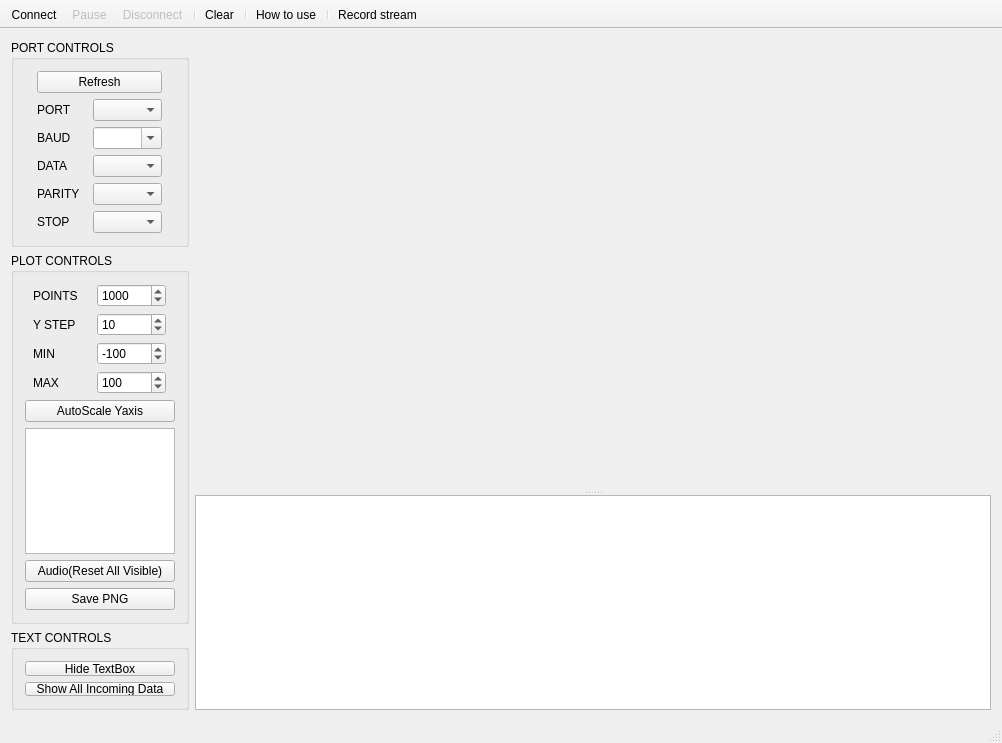
<?xml version="1.0" encoding="UTF-8"?>
<ui version="4.0">
 <class>MainWindow</class>
 <widget class="QMainWindow" name="MainWindow">
  <property name="geometry">
   <rect>
    <x>0</x>
    <y>0</y>
    <width>1002</width>
    <height>743</height>
   </rect>
  </property>
  <property name="minimumSize">
   <size>
    <width>840</width>
    <height>620</height>
   </size>
  </property>
  <property name="windowTitle">
   <string>MainWindow</string>
  </property>
  <widget class="QWidget" name="centralWidget">
   <layout class="QGridLayout" name="gridLayout_3">
    <item row="0" column="0">
     <layout class="QVBoxLayout" name="controlsLayout">
      <item>
       <widget class="QGroupBox" name="PortControlsBox">
        <property name="title">
         <string>PORT CONTROLS</string>
        </property>
        <property name="flat">
         <bool>false</bool>
        </property>
        <property name="checkable">
         <bool>false</bool>
        </property>
        <layout class="QGridLayout" name="gridLayout">
         <item row="0" column="0">
          <layout class="QVBoxLayout" name="verticalLayout_3">
           <item>
            <widget class="QPushButton" name="pushButton">
             <property name="text">
              <string>Refresh</string>
             </property>
            </widget>
           </item>
           <item>
            <layout class="QHBoxLayout" name="horizontalLayout">
             <item>
              <widget class="QLabel" name="labelPort">
               <property name="maximumSize">
                <size>
                 <width>50</width>
                 <height>16777215</height>
                </size>
               </property>
               <property name="text">
                <string>PORT</string>
               </property>
              </widget>
             </item>
             <item>
              <widget class="QComboBox" name="comboPort">
               <property name="sizePolicy">
                <sizepolicy hsizetype="Fixed" vsizetype="Fixed">
                 <horstretch>0</horstretch>
                 <verstretch>0</verstretch>
                </sizepolicy>
               </property>
               <property name="minimumSize">
                <size>
                 <width>69</width>
                 <height>0</height>
                </size>
               </property>
               <property name="maximumSize">
                <size>
                 <width>69</width>
                 <height>16777215</height>
                </size>
               </property>
              </widget>
             </item>
            </layout>
           </item>
           <item>
            <layout class="QHBoxLayout" name="horizontalLayout_2">
             <item>
              <widget class="QLabel" name="labelBaud">
               <property name="maximumSize">
                <size>
                 <width>50</width>
                 <height>16777215</height>
                </size>
               </property>
               <property name="text">
                <string>BAUD</string>
               </property>
              </widget>
             </item>
             <item>
              <widget class="QComboBox" name="comboBaud">
               <property name="sizePolicy">
                <sizepolicy hsizetype="Fixed" vsizetype="Fixed">
                 <horstretch>0</horstretch>
                 <verstretch>0</verstretch>
                </sizepolicy>
               </property>
               <property name="minimumSize">
                <size>
                 <width>69</width>
                 <height>0</height>
                </size>
               </property>
               <property name="maximumSize">
                <size>
                 <width>69</width>
                 <height>16777215</height>
                </size>
               </property>
               <property name="editable">
                <bool>true</bool>
               </property>
              </widget>
             </item>
            </layout>
           </item>
           <item>
            <layout class="QHBoxLayout" name="horizontalLayout_3">
             <item>
              <widget class="QLabel" name="labelData">
               <property name="maximumSize">
                <size>
                 <width>50</width>
                 <height>16777215</height>
                </size>
               </property>
               <property name="text">
                <string>DATA</string>
               </property>
              </widget>
             </item>
             <item>
              <widget class="QComboBox" name="comboData">
               <property name="sizePolicy">
                <sizepolicy hsizetype="Fixed" vsizetype="Fixed">
                 <horstretch>0</horstretch>
                 <verstretch>0</verstretch>
                </sizepolicy>
               </property>
               <property name="minimumSize">
                <size>
                 <width>69</width>
                 <height>0</height>
                </size>
               </property>
               <property name="maximumSize">
                <size>
                 <width>69</width>
                 <height>16777215</height>
                </size>
               </property>
              </widget>
             </item>
            </layout>
           </item>
           <item>
            <layout class="QHBoxLayout" name="horizontalLayout_4">
             <item>
              <widget class="QLabel" name="labelParity">
               <property name="maximumSize">
                <size>
                 <width>50</width>
                 <height>16777215</height>
                </size>
               </property>
               <property name="text">
                <string>PARITY</string>
               </property>
              </widget>
             </item>
             <item>
              <widget class="QComboBox" name="comboParity">
               <property name="sizePolicy">
                <sizepolicy hsizetype="Fixed" vsizetype="Fixed">
                 <horstretch>0</horstretch>
                 <verstretch>0</verstretch>
                </sizepolicy>
               </property>
               <property name="minimumSize">
                <size>
                 <width>69</width>
                 <height>0</height>
                </size>
               </property>
               <property name="maximumSize">
                <size>
                 <width>69</width>
                 <height>16777215</height>
                </size>
               </property>
              </widget>
             </item>
            </layout>
           </item>
           <item>
            <layout class="QHBoxLayout" name="horizontalLayout_5">
             <item>
              <widget class="QLabel" name="labelStop">
               <property name="maximumSize">
                <size>
                 <width>50</width>
                 <height>16777215</height>
                </size>
               </property>
               <property name="text">
                <string>STOP</string>
               </property>
              </widget>
             </item>
             <item>
              <widget class="QComboBox" name="comboStop">
               <property name="sizePolicy">
                <sizepolicy hsizetype="Fixed" vsizetype="Fixed">
                 <horstretch>0</horstretch>
                 <verstretch>0</verstretch>
                </sizepolicy>
               </property>
               <property name="minimumSize">
                <size>
                 <width>69</width>
                 <height>0</height>
                </size>
               </property>
               <property name="maximumSize">
                <size>
                 <width>69</width>
                 <height>16777215</height>
                </size>
               </property>
              </widget>
             </item>
            </layout>
           </item>
          </layout>
         </item>
        </layout>
       </widget>
      </item>
      <item>
       <widget class="QGroupBox" name="PlotControlsBox">
        <property name="title">
         <string>PLOT CONTROLS</string>
        </property>
        <layout class="QGridLayout" name="gridLayout_2">
         <item row="0" column="0">
          <layout class="QVBoxLayout" name="plotControlsLayout">
           <item>
            <layout class="QHBoxLayout" name="horizontalLayout_10">
             <item>
              <widget class="QLabel" name="pointsLabel">
               <property name="minimumSize">
                <size>
                 <width>50</width>
                 <height>0</height>
                </size>
               </property>
               <property name="maximumSize">
                <size>
                 <width>50</width>
                 <height>16777215</height>
                </size>
               </property>
               <property name="text">
                <string>POINTS</string>
               </property>
              </widget>
             </item>
             <item>
              <widget class="QSpinBox" name="spinPoints">
               <property name="minimumSize">
                <size>
                 <width>69</width>
                 <height>0</height>
                </size>
               </property>
               <property name="maximumSize">
                <size>
                 <width>69</width>
                 <height>16777215</height>
                </size>
               </property>
               <property name="minimum">
                <number>0</number>
               </property>
               <property name="maximum">
                <number>999999999</number>
               </property>
               <property name="singleStep">
                <number>10</number>
               </property>
               <property name="value">
                <number>1000</number>
               </property>
              </widget>
             </item>
            </layout>
           </item>
           <item>
            <layout class="QHBoxLayout" name="horizontalLayout_9">
             <item>
              <widget class="QLabel" name="labelYStep">
               <property name="minimumSize">
                <size>
                 <width>50</width>
                 <height>0</height>
                </size>
               </property>
               <property name="maximumSize">
                <size>
                 <width>50</width>
                 <height>16777215</height>
                </size>
               </property>
               <property name="text">
                <string>Y STEP</string>
               </property>
              </widget>
             </item>
             <item>
              <widget class="QSpinBox" name="spinYStep">
               <property name="minimumSize">
                <size>
                 <width>69</width>
                 <height>0</height>
                </size>
               </property>
               <property name="maximumSize">
                <size>
                 <width>69</width>
                 <height>16777215</height>
                </size>
               </property>
               <property name="minimum">
                <number>1</number>
               </property>
               <property name="maximum">
                <number>10000</number>
               </property>
               <property name="singleStep">
                <number>1</number>
               </property>
               <property name="value">
                <number>10</number>
               </property>
              </widget>
             </item>
            </layout>
           </item>
           <item>
            <layout class="QHBoxLayout" name="horizontalLayout_7">
             <item>
              <widget class="QLabel" name="label">
               <property name="minimumSize">
                <size>
                 <width>50</width>
                 <height>0</height>
                </size>
               </property>
               <property name="maximumSize">
                <size>
                 <width>50</width>
                 <height>16777215</height>
                </size>
               </property>
               <property name="text">
                <string>MIN</string>
               </property>
              </widget>
             </item>
             <item>
              <widget class="QSpinBox" name="spinAxesMin">
               <property name="minimumSize">
                <size>
                 <width>69</width>
                 <height>0</height>
                </size>
               </property>
               <property name="maximumSize">
                <size>
                 <width>69</width>
                 <height>16777215</height>
                </size>
               </property>
               <property name="minimum">
                <number>-65536</number>
               </property>
               <property name="maximum">
                <number>65536</number>
               </property>
               <property name="singleStep">
                <number>10</number>
               </property>
               <property name="value">
                <number>-100</number>
               </property>
              </widget>
             </item>
            </layout>
           </item>
           <item>
            <layout class="QHBoxLayout" name="horizontalLayout_8">
             <item>
              <widget class="QLabel" name="label_2">
               <property name="minimumSize">
                <size>
                 <width>50</width>
                 <height>0</height>
                </size>
               </property>
               <property name="maximumSize">
                <size>
                 <width>50</width>
                 <height>16777215</height>
                </size>
               </property>
               <property name="text">
                <string>MAX</string>
               </property>
              </widget>
             </item>
             <item>
              <widget class="QSpinBox" name="spinAxesMax">
               <property name="minimumSize">
                <size>
                 <width>69</width>
                 <height>0</height>
                </size>
               </property>
               <property name="maximumSize">
                <size>
                 <width>69</width>
                 <height>16777215</height>
                </size>
               </property>
               <property name="minimum">
                <number>-65536</number>
               </property>
               <property name="maximum">
                <number>65536</number>
               </property>
               <property name="singleStep">
                <number>10</number>
               </property>
               <property name="value">
                <number>100</number>
               </property>
              </widget>
             </item>
            </layout>
           </item>
           <item>
            <widget class="QPushButton" name="pushButton_AutoScale">
             <property name="sizeIncrement">
              <size>
               <width>0</width>
               <height>8</height>
              </size>
             </property>
             <property name="text">
              <string>AutoScale Yaxis</string>
             </property>
            </widget>
           </item>
           <item>
            <widget class="QListWidget" name="listWidget_Channels">
             <property name="sizePolicy">
              <sizepolicy hsizetype="Minimum" vsizetype="MinimumExpanding">
               <horstretch>0</horstretch>
               <verstretch>0</verstretch>
              </sizepolicy>
             </property>
             <property name="minimumSize">
              <size>
               <width>0</width>
               <height>0</height>
              </size>
             </property>
             <property name="maximumSize">
              <size>
               <width>150</width>
               <height>16777215</height>
              </size>
             </property>
             <property name="layoutDirection">
              <enum>Qt::LeftToRight</enum>
             </property>
             <property name="autoScroll">
              <bool>false</bool>
             </property>
             <property name="editTriggers">
              <set>QAbstractItemView::NoEditTriggers</set>
             </property>
             <property name="alternatingRowColors">
              <bool>true</bool>
             </property>
             <property name="selectionBehavior">
              <enum>QAbstractItemView::SelectItems</enum>
             </property>
             <property name="textElideMode">
              <enum>Qt::ElideMiddle</enum>
             </property>
             <property name="resizeMode">
              <enum>QListView::Adjust</enum>
             </property>
             <property name="modelColumn">
              <number>0</number>
             </property>
             <property name="selectionRectVisible">
              <bool>true</bool>
             </property>
            </widget>
           </item>
           <item>
            <widget class="QPushButton" name="pushButton_ResetVisible">
             <property name="text">
              <string>Audio(Reset All Visible)</string>
             </property>
            </widget>
           </item>
           <item>
            <widget class="QPushButton" name="savePNGButton">
             <property name="text">
              <string>Save PNG</string>
             </property>
            </widget>
           </item>
          </layout>
         </item>
        </layout>
       </widget>
      </item>
      <item>
       <spacer name="verticalSpacer">
        <property name="orientation">
         <enum>Qt::Vertical</enum>
        </property>
        <property name="sizeHint" stdset="0">
         <size>
          <width>20</width>
          <height>40</height>
         </size>
        </property>
       </spacer>
      </item>
      <item>
       <widget class="QGroupBox" name="gridGroupBox">
        <property name="minimumSize">
         <size>
          <width>0</width>
          <height>80</height>
         </size>
        </property>
        <property name="title">
         <string>TEXT CONTROLS</string>
        </property>
        <layout class="QGridLayout" name="TextControlsBox">
         <item row="0" column="0">
          <layout class="QVBoxLayout" name="verticalLayout">
           <item>
            <widget class="QPushButton" name="pushButton_TextEditHide">
             <property name="text">
              <string>Hide TextBox</string>
             </property>
             <property name="checkable">
              <bool>true</bool>
             </property>
             <property name="checked">
              <bool>false</bool>
             </property>
            </widget>
           </item>
           <item>
            <widget class="QPushButton" name="pushButton_ShowallData">
             <property name="text">
              <string>Show All Incoming Data</string>
             </property>
             <property name="checkable">
              <bool>true</bool>
             </property>
            </widget>
           </item>
          </layout>
         </item>
        </layout>
       </widget>
      </item>
     </layout>
    </item>
    <item row="0" column="1">
     <layout class="QGridLayout" name="gridLayout_4">
      <item row="1" column="0">
       <widget class="QSplitter" name="splitter">
        <property name="sizePolicy">
         <sizepolicy hsizetype="Expanding" vsizetype="MinimumExpanding">
          <horstretch>0</horstretch>
          <verstretch>0</verstretch>
         </sizepolicy>
        </property>
        <property name="font">
         <font>
          <family>Consolas</family>
         </font>
        </property>
        <property name="frameShape">
         <enum>QFrame::NoFrame</enum>
        </property>
        <property name="orientation">
         <enum>Qt::Vertical</enum>
        </property>
        <property name="opaqueResize">
         <bool>true</bool>
        </property>
        <property name="handleWidth">
         <number>5</number>
        </property>
        <property name="childrenCollapsible">
         <bool>false</bool>
        </property>
        <widget class="QCustomPlot" name="plot" native="true">
         <property name="sizePolicy">
          <sizepolicy hsizetype="Preferred" vsizetype="Expanding">
           <horstretch>0</horstretch>
           <verstretch>0</verstretch>
          </sizepolicy>
         </property>
         <property name="minimumSize">
          <size>
           <width>0</width>
           <height>400</height>
          </size>
         </property>
        </widget>
        <widget class="QTextEdit" name="textEdit_UartWindow">
         <property name="sizePolicy">
          <sizepolicy hsizetype="Preferred" vsizetype="Minimum">
           <horstretch>0</horstretch>
           <verstretch>0</verstretch>
          </sizepolicy>
         </property>
         <property name="minimumSize">
          <size>
           <width>0</width>
           <height>150</height>
          </size>
         </property>
        </widget>
       </widget>
      </item>
      <item row="0" column="0">
       <spacer name="horizontalSpacer">
        <property name="orientation">
         <enum>Qt::Horizontal</enum>
        </property>
        <property name="sizeHint" stdset="0">
         <size>
          <width>40</width>
          <height>1</height>
         </size>
        </property>
       </spacer>
      </item>
     </layout>
    </item>
   </layout>
  </widget>
  <widget class="QStatusBar" name="statusBar"/>
  <widget class="QToolBar" name="toolBar">
   <property name="windowTitle">
    <string>toolBar</string>
   </property>
   <property name="movable">
    <bool>false</bool>
   </property>
   <property name="allowedAreas">
    <set>Qt::TopToolBarArea</set>
   </property>
   <property name="floatable">
    <bool>false</bool>
   </property>
   <attribute name="toolBarArea">
    <enum>TopToolBarArea</enum>
   </attribute>
   <attribute name="toolBarBreak">
    <bool>false</bool>
   </attribute>
   <addaction name="actionConnect"/>
   <addaction name="actionPause_Plot"/>
   <addaction name="actionDisconnect"/>
   <addaction name="separator"/>
   <addaction name="actionClear"/>
   <addaction name="separator"/>
   <addaction name="actionHow_to_use"/>
   <addaction name="separator"/>
   <addaction name="actionRecord_stream"/>
  </widget>
  <action name="actionConnect">
   <property name="icon">
    <iconset resource="res/serial_port_plotter.qrc">
     <normaloff>:/serial_port_plotter/play_nor.png</normaloff>
     <normalon>:/serial_port_plotter/play_nor.png</normalon>
     <disabledoff>:/serial_port_plotter/play_dis.png</disabledoff>
     <disabledon>:/serial_port_plotter/play_dis.png</disabledon>
     <activeoff>:/serial_port_plotter/play_act.png</activeoff>
     <activeon>:/serial_port_plotter/play_act.png</activeon>
     <selectedoff>:/serial_port_plotter/play_act.png</selectedoff>
     <selectedon>:/serial_port_plotter/play_act.png</selectedon>:/serial_port_plotter/play_nor.png</iconset>
   </property>
   <property name="text">
    <string>Connect</string>
   </property>
   <property name="toolTip">
    <string>Connect to COM port</string>
   </property>
  </action>
  <action name="actionPause_Plot">
   <property name="enabled">
    <bool>false</bool>
   </property>
   <property name="icon">
    <iconset resource="res/serial_port_plotter.qrc">
     <normaloff>:/serial_port_plotter/pause_nor.png</normaloff>
     <normalon>:/serial_port_plotter/pause_nor.png</normalon>
     <disabledoff>:/serial_port_plotter/pause_dis.png</disabledoff>
     <disabledon>:/serial_port_plotter/pause_dis.png</disabledon>
     <activeoff>:/serial_port_plotter/pause_act.png</activeoff>
     <activeon>:/serial_port_plotter/pause_act.png</activeon>
     <selectedoff>:/serial_port_plotter/pause_act.png</selectedoff>
     <selectedon>:/serial_port_plotter/pause_act.png</selectedon>:/serial_port_plotter/pause_nor.png</iconset>
   </property>
   <property name="text">
    <string>Pause</string>
   </property>
   <property name="toolTip">
    <string>Pause plot</string>
   </property>
  </action>
  <action name="actionDisconnect">
   <property name="enabled">
    <bool>false</bool>
   </property>
   <property name="icon">
    <iconset resource="res/serial_port_plotter.qrc">
     <normaloff>:/serial_port_plotter/stop_nor.png</normaloff>
     <normalon>:/serial_port_plotter/stop_nor.png</normalon>
     <disabledoff>:/serial_port_plotter/stop_dis.png</disabledoff>
     <disabledon>:/serial_port_plotter/stop_dis.png</disabledon>
     <activeoff>:/serial_port_plotter/stop_act.png</activeoff>
     <activeon>:/serial_port_plotter/stop_act.png</activeon>
     <selectedoff>:/serial_port_plotter/stop_act.png</selectedoff>
     <selectedon>:/serial_port_plotter/stop_act.png</selectedon>:/serial_port_plotter/stop_nor.png</iconset>
   </property>
   <property name="text">
    <string>Disconnect</string>
   </property>
   <property name="toolTip">
    <string>Disconnect COM port</string>
   </property>
  </action>
  <action name="actionClear">
   <property name="enabled">
    <bool>true</bool>
   </property>
   <property name="icon">
    <iconset resource="res/serial_port_plotter.qrc">
     <normaloff>:/serial_port_plotter/clear_nor.png</normaloff>
     <normalon>:/serial_port_plotter/clear_nor.png</normalon>
     <disabledoff>:/serial_port_plotter/clear_dis.png</disabledoff>
     <disabledon>:/serial_port_plotter/clear_dis.png</disabledon>
     <activeoff>:/serial_port_plotter/clear_act.png</activeoff>
     <activeon>:/serial_port_plotter/clear_act.png</activeon>
     <selectedoff>:/serial_port_plotter/clear_act.png</selectedoff>
     <selectedon>:/serial_port_plotter/clear_act.png</selectedon>:/serial_port_plotter/clear_nor.png</iconset>
   </property>
   <property name="text">
    <string>Clear</string>
   </property>
   <property name="toolTip">
    <string>Clear plot data</string>
   </property>
  </action>
  <action name="actionHow_to_use">
   <property name="icon">
    <iconset resource="res/serial_port_plotter.qrc">
     <normaloff>:/serial_port_plotter/help_nor.png</normaloff>
     <normalon>:/serial_port_plotter/help_nor.png</normalon>
     <disabledoff>:/serial_port_plotter/help_dis.png</disabledoff>
     <disabledon>:/serial_port_plotter/help_dis.png</disabledon>
     <activeoff>:/serial_port_plotter/help_act.png</activeoff>
     <activeon>:/serial_port_plotter/help_act.png</activeon>
     <selectedoff>:/serial_port_plotter/help_act.png</selectedoff>
     <selectedon>:/serial_port_plotter/help_act.png</selectedon>:/serial_port_plotter/help_nor.png</iconset>
   </property>
   <property name="text">
    <string>How to use</string>
   </property>
  </action>
  <action name="actionRecord_stream">
   <property name="checkable">
    <bool>true</bool>
   </property>
   <property name="checked">
    <bool>false</bool>
   </property>
   <property name="enabled">
    <bool>true</bool>
   </property>
   <property name="icon">
    <iconset resource="res/serial_port_plotter.qrc">
     <normaloff>:/icons/line_icon_set/document.png</normaloff>
     <normalon>:/icons/line_icon_set_text/document.png</normalon>
     <disabledoff>:/icons/line_icon_set/document.png</disabledoff>:/icons/line_icon_set/document.png</iconset>
   </property>
   <property name="text">
    <string>Record stream</string>
   </property>
   <property name="toolTip">
    <string>Record the incoming data to a .csv file ( shortcut : s )</string>
   </property>
   <property name="shortcut">
    <string/>
   </property>
   <property name="visible">
    <bool>true</bool>
   </property>
  </action>
 </widget>
 <layoutdefault spacing="6" margin="11"/>
 <customwidgets>
  <customwidget>
   <class>QCustomPlot</class>
   <extends>QWidget</extends>
   <header location="global">qcustomplot/qcustomplot.h</header>
   <container>1</container>
  </customwidget>
 </customwidgets>
 <resources>
  <include location="res/serial_port_plotter.qrc"/>
 </resources>
 <connections/>
</ui>
